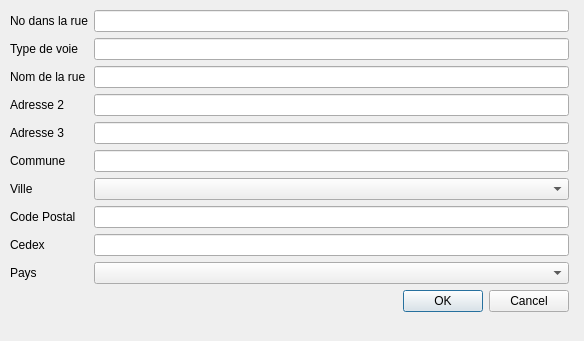
<?xml version="1.0" encoding="UTF-8"?>
<ui version="4.0">
 <class>CcpaSpancAdresseDlg</class>
 <widget class="QDialog" name="CcpaSpancAdresseDlg">
  <property name="geometry">
   <rect>
    <x>0</x>
    <y>0</y>
    <width>584</width>
    <height>341</height>
   </rect>
  </property>
  <property name="windowTitle">
   <string>Adresse</string>
  </property>
  <widget class="QWidget" name="layoutWidget">
   <property name="geometry">
    <rect>
     <x>10</x>
     <y>10</y>
     <width>559</width>
     <height>321</height>
    </rect>
   </property>
   <layout class="QFormLayout" name="formLayout">
    <item row="2" column="0">
     <widget class="QLabel" name="norueL">
      <property name="text">
       <string>No dans la rue</string>
      </property>
     </widget>
    </item>
    <item row="2" column="1">
     <widget class="QLineEdit" name="norue"/>
    </item>
    <item row="3" column="0">
     <widget class="QLabel" name="typerueL">
      <property name="text">
       <string>Type de voie</string>
      </property>
     </widget>
    </item>
    <item row="3" column="1">
     <widget class="QLineEdit" name="typerue"/>
    </item>
    <item row="5" column="0">
     <widget class="QLabel" name="nomDeLaRueLabel">
      <property name="text">
       <string>Nom de la rue</string>
      </property>
     </widget>
    </item>
    <item row="5" column="1">
     <widget class="QLineEdit" name="nomrue"/>
    </item>
    <item row="6" column="0">
     <widget class="QLabel" name="adresse2Label">
      <property name="text">
       <string>Adresse 2</string>
      </property>
     </widget>
    </item>
    <item row="6" column="1">
     <widget class="QLineEdit" name="adresse2"/>
    </item>
    <item row="7" column="0">
     <widget class="QLabel" name="adresse3Label">
      <property name="text">
       <string>Adresse 3</string>
      </property>
     </widget>
    </item>
    <item row="7" column="1">
     <widget class="QLineEdit" name="adresse3"/>
    </item>
    <item row="9" column="0">
     <widget class="QLabel" name="villeLabel">
      <property name="text">
       <string>Ville</string>
      </property>
     </widget>
    </item>
    <item row="9" column="1">
     <widget class="CcpaSpancCombo" name="ville"/>
    </item>
    <item row="11" column="0">
     <widget class="QLabel" name="codePostalLabel">
      <property name="text">
       <string>Code Postal</string>
      </property>
     </widget>
    </item>
    <item row="11" column="1">
     <widget class="QLineEdit" name="cp"/>
    </item>
    <item row="12" column="0">
     <widget class="QLabel" name="cedexLabel">
      <property name="text">
       <string>Cedex</string>
      </property>
     </widget>
    </item>
    <item row="12" column="1">
     <widget class="QLineEdit" name="cedex"/>
    </item>
    <item row="13" column="0">
     <widget class="QLabel" name="paysLabel">
      <property name="text">
       <string>Pays</string>
      </property>
     </widget>
    </item>
    <item row="13" column="1">
     <widget class="CcpaSpancCombo" name="pays"/>
    </item>
    <item row="17" column="1">
     <widget class="QDialogButtonBox" name="buttonBox">
      <property name="standardButtons">
       <set>QDialogButtonBox::Cancel|QDialogButtonBox::Ok</set>
      </property>
     </widget>
    </item>
    <item row="8" column="0">
     <widget class="QLabel" name="communeLabel">
      <property name="text">
       <string>Commune</string>
      </property>
     </widget>
    </item>
    <item row="8" column="1">
     <widget class="QLineEdit" name="commune"/>
    </item>
   </layout>
  </widget>
 </widget>
 <customwidgets>
  <customwidget>
   <class>CcpaSpancCombo</class>
   <extends>QComboBox</extends>
   <header>ccpaspanccombo.h</header>
  </customwidget>
 </customwidgets>
 <tabstops>
  <tabstop>norue</tabstop>
  <tabstop>typerue</tabstop>
  <tabstop>nomrue</tabstop>
  <tabstop>adresse2</tabstop>
  <tabstop>adresse3</tabstop>
  <tabstop>commune</tabstop>
  <tabstop>ville</tabstop>
  <tabstop>cp</tabstop>
  <tabstop>cedex</tabstop>
  <tabstop>pays</tabstop>
 </tabstops>
 <resources/>
 <connections/>
</ui>
